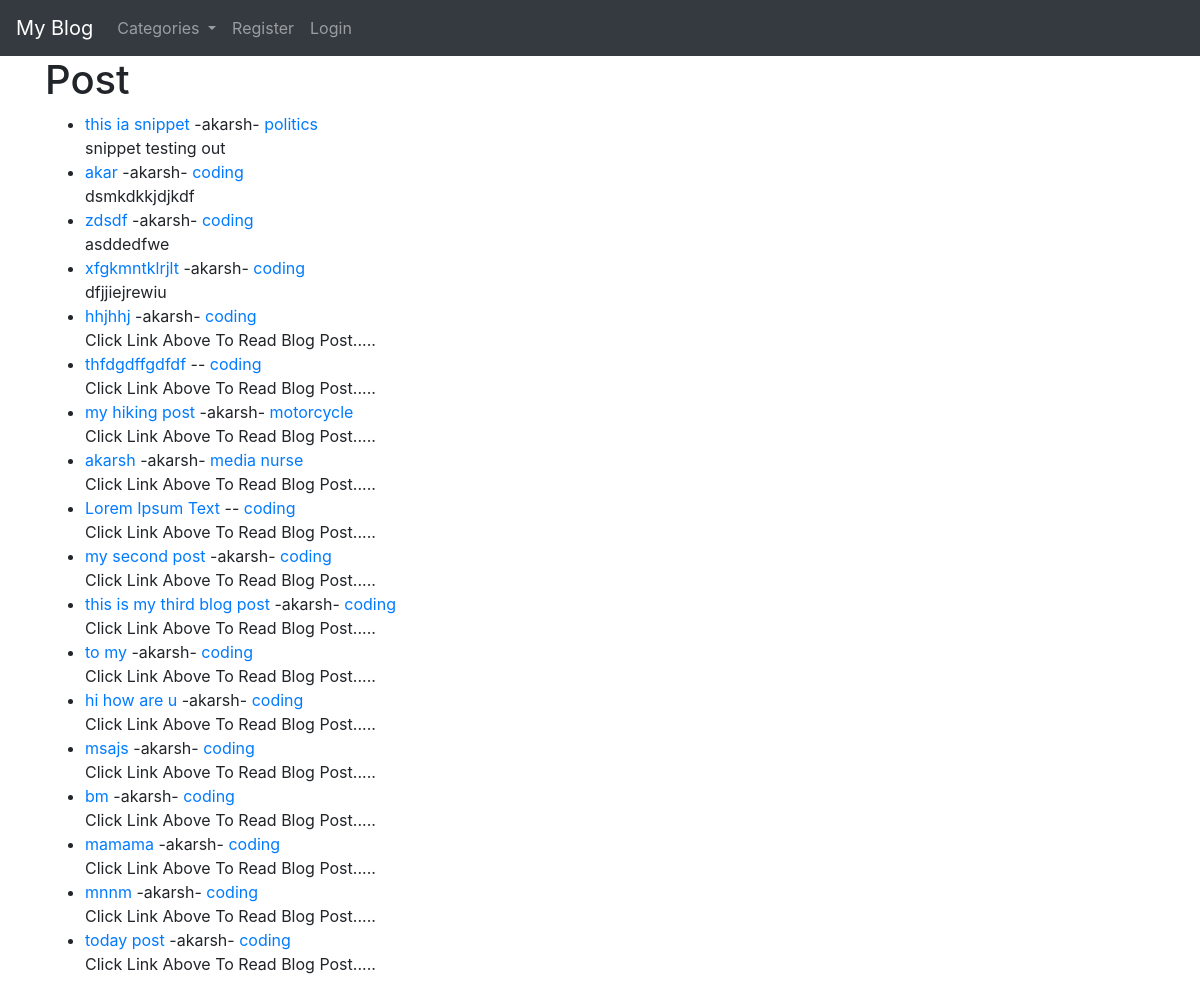
The app's page /theblog/home/ with its own data.
### theblog/models.py (models this page shows, shortened)
class post(models.Model):
    title=models.CharField(max_length=255,null=True,blank=True)
    title_tag=models.CharField(max_length=255,null=True,blank=True,default="my blog")
    author = models.ForeignKey(User,on_delete=models.CASCADE)
    body=RichTextField(blank=True,null=True)
    image=models.ImageField(upload_to="profile/",null=True,blank=True)
    publication_date=models.DateField(auto_now_add=True,)
    category=models.CharField(max_length=255,default="coding")
    snippet=models.CharField(max_length=255)
    like=models.ManyToManyField(User,related_name='blog_posts')

### theblog/views.py (the view)
# urls.py: path('home/',HomeView.as_view(),name="home"),
class HomeView(ListView):
    model = post
    template_name = 'home.html'
    ordering = ['-publication_date']
    def get_context_data(self, *args, **kwargs):                    #the get the data to the html page
            cart_menu = category.objects.all()
            context = super(HomeView, self).get_context_data(*args, **kwargs)
            context["cart_menu"] = cart_menu
            return context

### theblog/templates/home.html (shortened to what this page needs)
{% extends 'base.html' %}
{% block content %}
<h1>Post </h1>
<ul>
{% for i in object_list %}
   <li><a href="{% url 'article-detail' i.pk %}">{{i.title}}</a> -{{i.author.first_name}}-
       <a href="{% url 'category' cats=i.category|slugify  %}">{{i.category}}</a>
<br>
       {{i.snippet}}
{% endfor %}
</ul>
{% endblock %}

### records on screen
post: title "this ia snippet", author.first_name "akarsh", category "politics", snippet "snippet testing out"
post: title "akar", author.first_name "akarsh", category "coding", snippet "dsmkdkkjdjkdf"
post: title "zdsdf", author.first_name "akarsh", category "coding", snippet "asddedfwe"
post: title "xfgkmntklrjlt", author.first_name "akarsh", category "coding", snippet "dfjjiejrewiu"
post: title "hhjhhj", author.first_name "akarsh", category "coding", snippet "Click Link Above To Read Blog Post....."
post: title "thfdgdffgdfdf", category "coding", snippet "Click Link Above To Read Blog Post....."
post: title "my hiking post", author.first_name "akarsh", category "motorcycle", snippet "Click Link Above To Read Blog Post....."
post: title "akarsh", author.first_name "akarsh", category "media nurse", snippet "Click Link Above To Read Blog Post....."
post: title "Lorem Ipsum Text", category "coding", snippet "Click Link Above To Read Blog Post....."
post: title "my second post", author.first_name "akarsh", category "coding", snippet "Click Link Above To Read Blog Post....."
post: title "this is my third blog post", author.first_name "akarsh", category "coding", snippet "Click Link Above To Read Blog Post....."
post: title "to my", author.first_name "akarsh", category "coding", snippet "Click Link Above To Read Blog Post....."
post: title "hi how are u", author.first_name "akarsh", category "coding", snippet "Click Link Above To Read Blog Post....."
post: title "msajs", author.first_name "akarsh", category "coding", snippet "Click Link Above To Read Blog Post....."
post: title "bm", author.first_name "akarsh", category "coding", snippet "Click Link Above To Read Blog Post....."
post: title "mamama", author.first_name "akarsh", category "coding", snippet "Click Link Above To Read Blog Post....."
post: title "mnnm", author.first_name "akarsh", category "coding", snippet "Click Link Above To Read Blog Post....."
post: title "today post", author.first_name "akarsh", category "coding", snippet "Click Link Above To Read Blog Post....."
